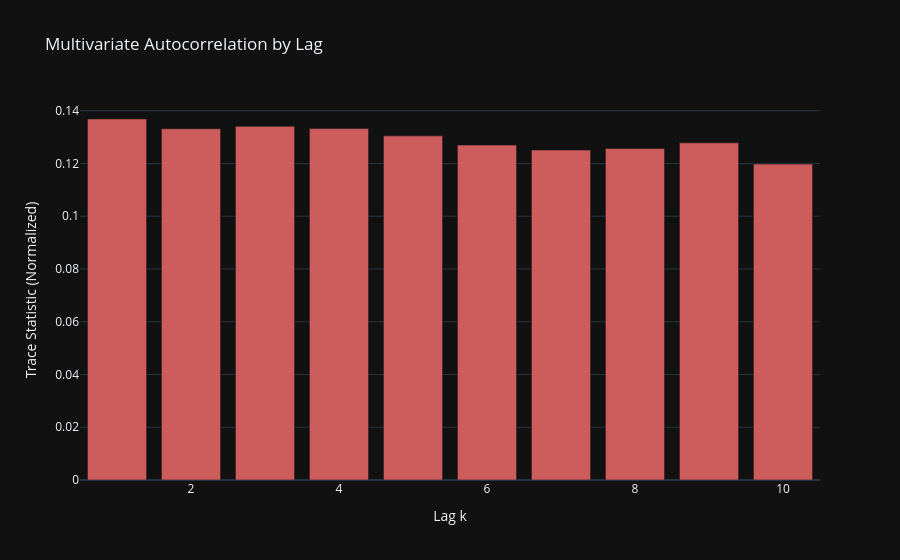

The cell this chart's notebook holds for it:
### Code cell
# Test row independence (Ljung-Box)
inspector.test_row_independence(max_lag=10)

### Figure 1 — Plotly figure (JSON) as saved in the notebook; plotly's stock layout.template omitted (floating-point values rounded to 4 significant figures)
{"data": [{"marker": {"color": "indianred"}, "name": "Multivariate Lag Correlation", "type": "bar", "x": [1, 2, 3, 4, 5, 6, 7, 8, 9, 10], "y": [0.1369, 0.1332, 0.1341, 0.1332, 0.1305, 0.127, 0.1251, 0.1257, 0.1278, 0.1198]}], "layout": {"title": {"text": "Multivariate Autocorrelation by Lag"}, "xaxis": {"title": {"text": "Lag k"}}, "yaxis": {"title": {"text": "Trace Statistic (Normalized)"}}}}
